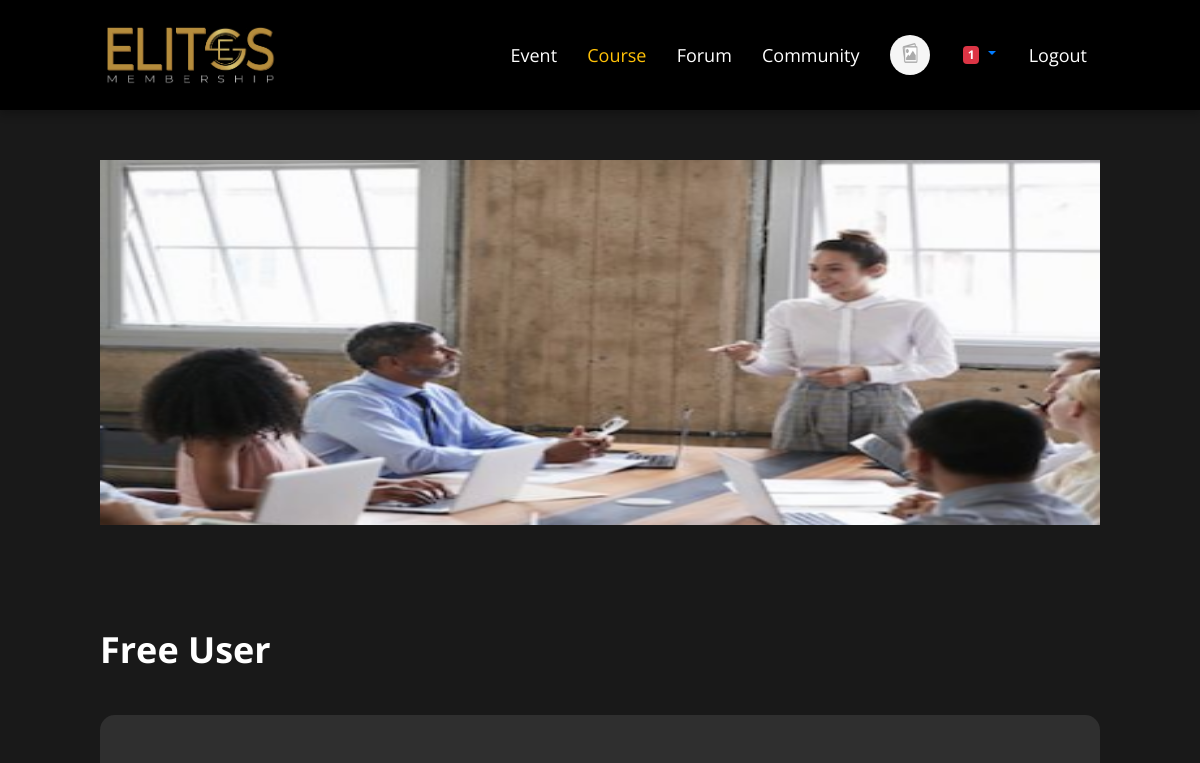
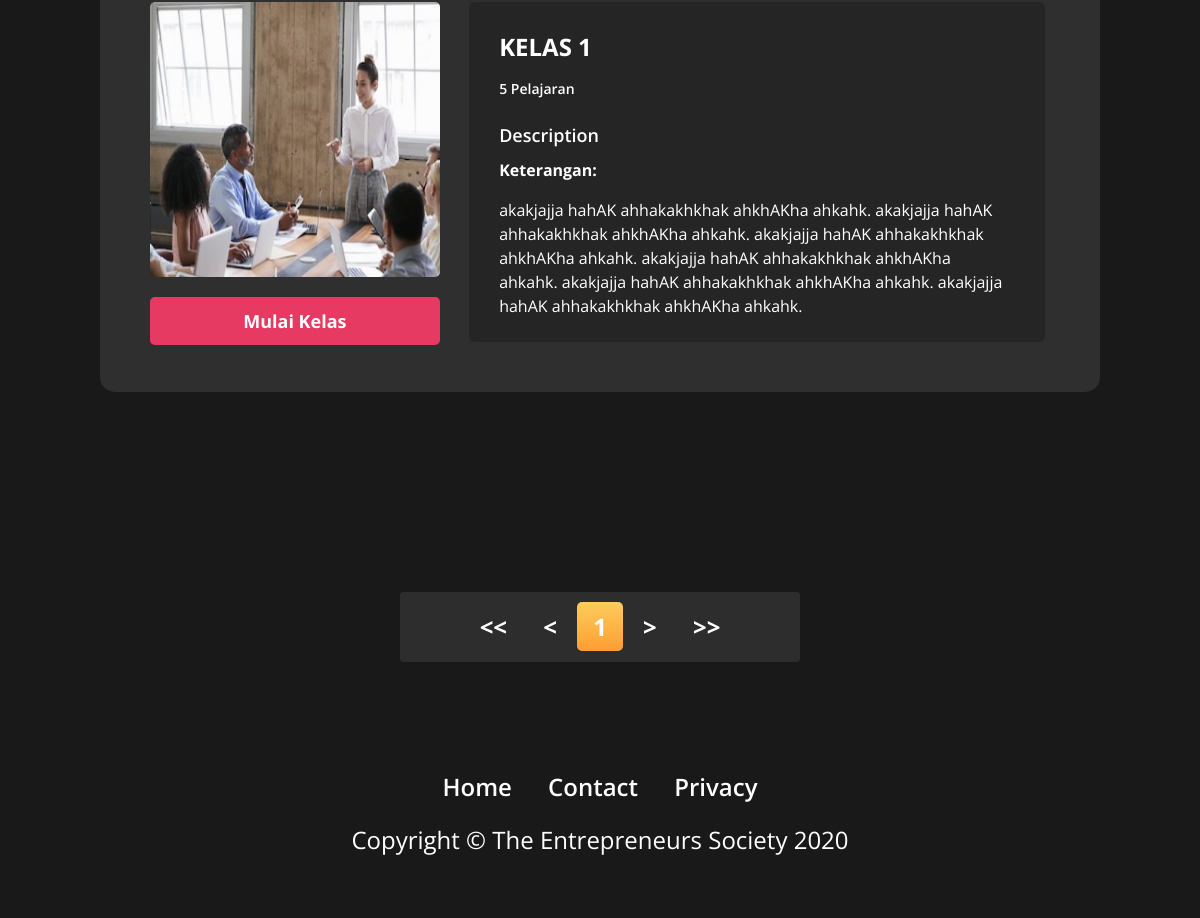
The page /index.php?hal=course (signed in) on the database as committed earlier (2 pictures, top to bottom).
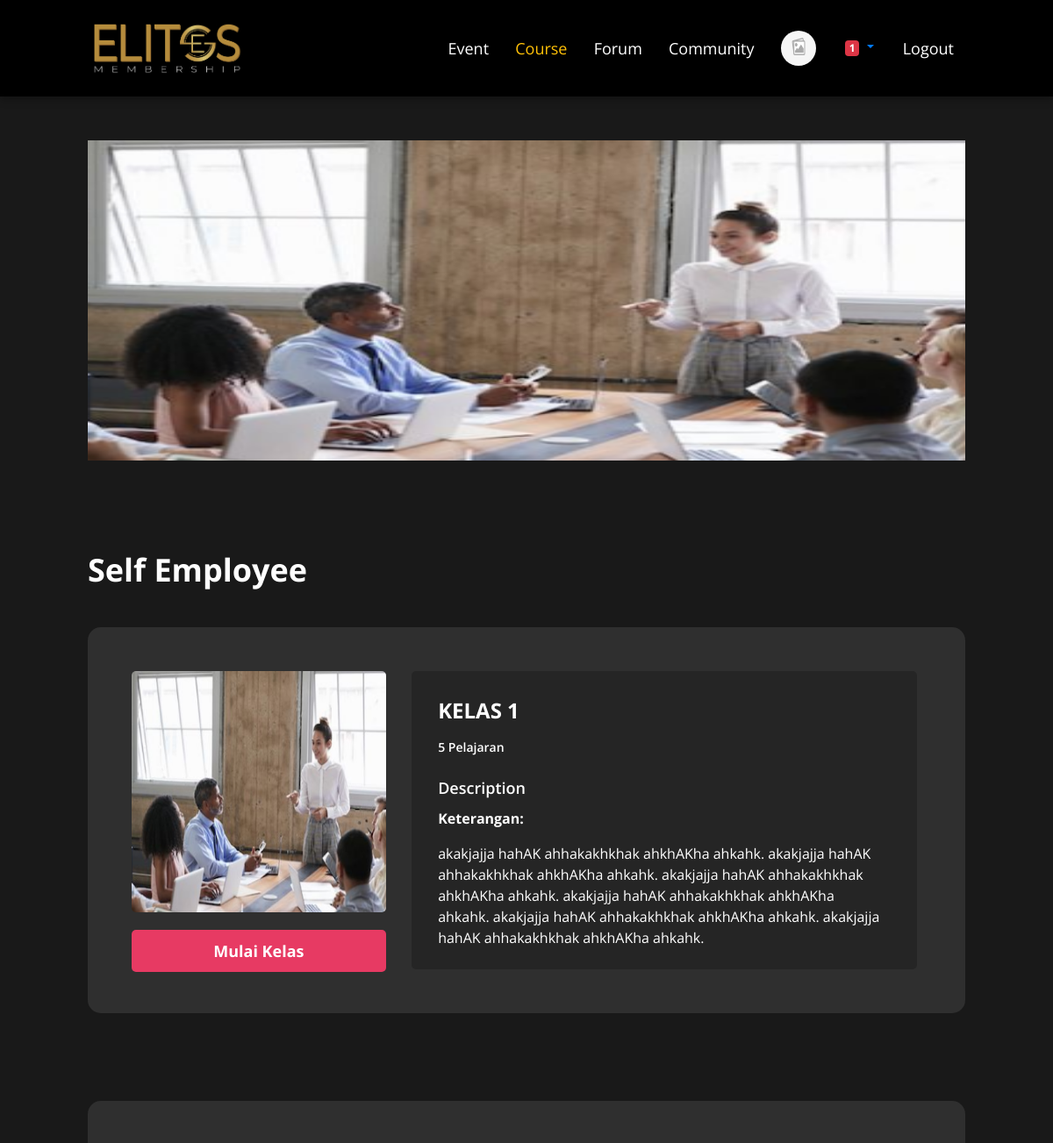
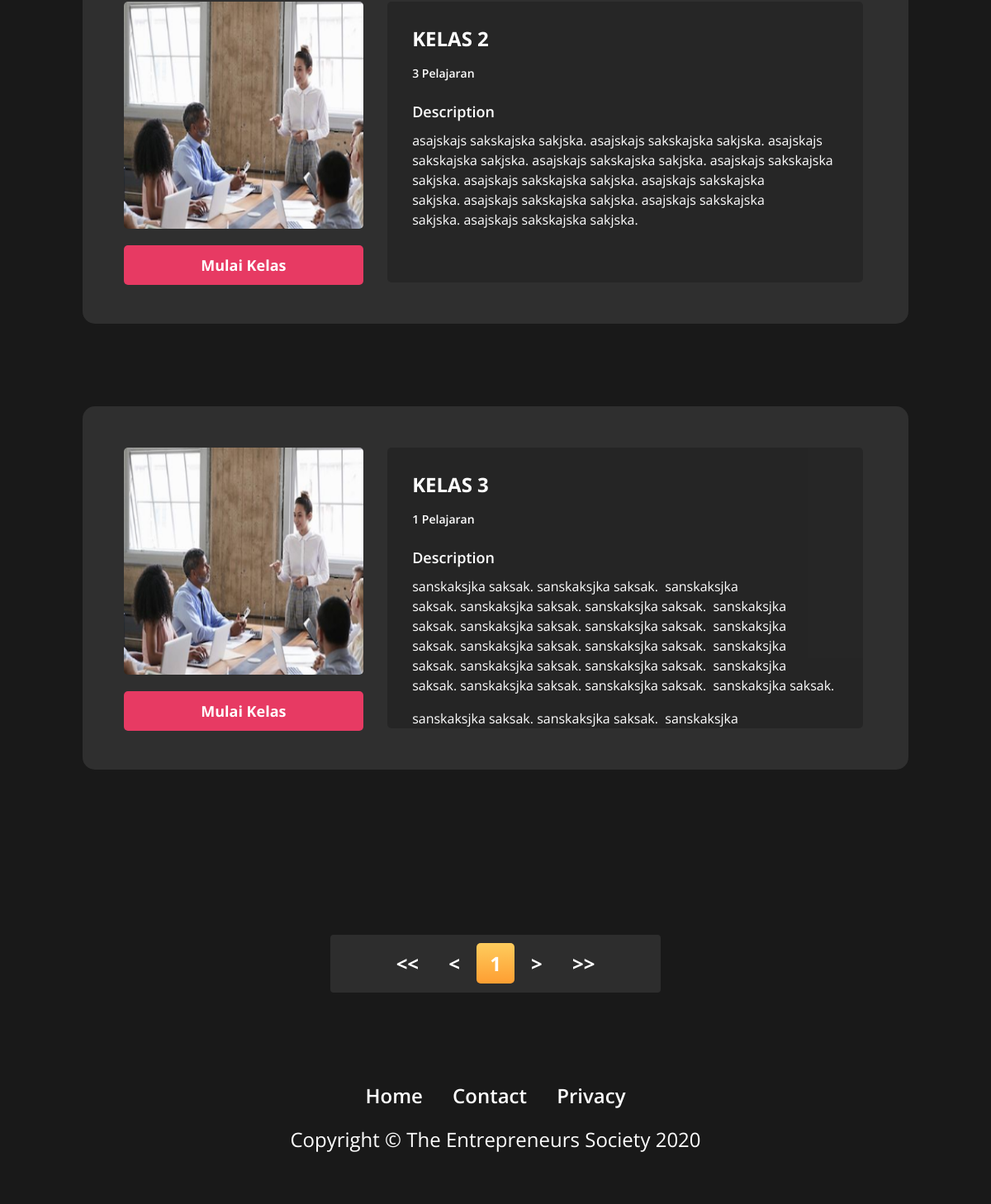
The same page on the database as committed later (2 pictures, top to bottom).
### tables this page shows
CREATE TABLE `user_status` (
  `id_userstats` int(11) NOT NULL,
  `id_user` int(15) NOT NULL,
  `id_paket` int(15) NOT NULL
);

CREATE TABLE `paket_member` (
  `id_paket` int(11) NOT NULL,
  `nama_paket` varchar(50) NOT NULL,
  `harga_member` double NOT NULL,
  `deskripsi_paket` text NOT NULL,
  `kondisi` varchar(10) NOT NULL,
  `jumlah_kelas` int(11) NOT NULL,
  `foto_paket` varchar(100) NOT NULL,
  `masa_berlaku` varchar(20) NOT NULL
);

CREATE TABLE `paket_kelas` (
  `id_paketkelas` int(11) NOT NULL,
  `id_paket` int(11) NOT NULL,
  `id_kelas` int(11) NOT NULL
);

CREATE TABLE `kelas` (
  `id_kelas` int(11) NOT NULL,
  `nama_kelas` varchar(50) NOT NULL,
  `deskripsi` text NOT NULL,
  `foto_kelas` varchar(100) NOT NULL,
  `kondisi` varchar(15) NOT NULL,
  `pesan` text DEFAULT NULL
);

### fungsional/data/isiData.php (called while the page is built, shortened)
<?php
    class isiData extends konfigurasi
    {
        public function hitungData($q)
        {
            $hitung = mysqli_num_rows($q);
            return $hitung;
        }
        public function eksekusiSQL($sqlnya)
        {
            $sambungannya=parent::sambungkan();
            $que = mysqli_query($sambungannya, $sqlnya);
            return $que;
        }
    }
?>

### fungsional/data/konfigurasi.php (called while the page is built, shortened)
<?php
    class konfigurasi
    {
        function sambungkan()
        {
            include './fungsional/data/koneksi.php';
            $sambungan = mysqli_connect($server, $username, $password, $database);
            if ($sambungan)
            {
                return $sambungan;
            }
            else
            {
                echo
                "
                    <h1>Gagal Konek database</h1>
                ";
            }
        }
    }
?>

### fungsional/halm/course.php (the view, shortened to what the changed rows need)
<link rel="stylesheet" href="./css/course.css">
<?php
    include './fungsional/konfig/header.php';
    $kursus = $crud->eksekusiSQl("SELECT *FROM info
    WHERE jenis_info='Course'
    ");
    foreach ($kursus as $ev) {
    $foto  = $ev['foto_info'];
    $tujuanHeader = "./foto/$foto";
    }
?>
<section id="banner">
  <div class="container">
    <img  class="top-banner" src=" <?php echo $tujuanHeader; ?>" />
  </div>
</section>
<section id="courses">
  <div class="container">
  <div class="container-card">
    <?php
            $statuser = $crud->eksekusiSQl("SELECT *FROM user_status
                                              INNER JOIN paket_member
                                                ON user_status.id_paket = paket_member.id_paket
                                            WHERE id_user='$userId'");
            foreach ($statuser as $e)
            {
              $idpaket     = $e['id_paket'];
              $namaPaket   = $e['nama_paket'];
            }
            echo
            "
              <h1 class='status-member'>$namaPaket</h1>
            ";
            $limit = 3;
            $page = isset($_GET["page"]) ? (int)$_GET["page"] : 1;
            $perintah = $crud->eksekusiSQl("SELECT *FROM paket_kelas
                                            INNER JOIN kelas ON kelas.id_kelas = paket_kelas.id_kelas
                                            WHERE paket_kelas.id_paket = '$idpaket'
                                            ");
            $hitung   = $crud->hitungData($perintah);
            if ($hitung==0)
            {
                pesanKosong();
            }
            else
            {
              foreach($perintah as $a)
              {
                  $idkel = $a['id_kelas'];
                  $nama  = $a['nama_kelas'];
                  $foto  = $a['foto_kelas'];
                  $desk  = $a['deskripsi'];
                  $pel = $crud->eksekusiSQl("SELECT *FROM kursus
                                              INNER JOIN pilar ON
                                              pilar.id_pilar = kursus.id_pilar
                                              INNER JOIN kelas ON
                                              kelas.id_kelas = pilar.id_kelas
                                              WHERE
                                              pilar.id_kelas='$idkel'");
                  $hit = $crud->hitungData($pel);
                  if ($foto=="Kosong")
                  {
                      $gambar = "<img src='img/nofoto.png'>";
                  }
                  else
                  {
                      $tujuan = "foto/$foto";
                      $gambar =
                      "
                        <img src='$tujuan'>
                      ";
                  }
                  echo
                  "
                  <div class='card-course'>
                    <div class='row-1'>
                        $gambar
                        <a class='btn btn-mulai' href='?hal=course-info&k=$idkel&p=$idpaket' >Mulai Kelas</a>
                    </div>
                    <div class='card-body row-2'>
                        <h2 class='card-title'>$nama</h2>
                        <p class='subcourse'>$hit Pelajaran</p>
                        <h3 class='desc-course'>Description</h3>
                        $desk
                    </div>
                  </div>
                  ";
              }
            }
    ?>
        </div>
    </div>
  <div class="container page">
    <div class="pagination">
    <?php
        if($page == 1)
        {
            $link_prev = ($page > 1)? $page - 1 : 1;
            echo
            "
            <a href='?hal=course&page=1'>&lt;&lt;</a>
            <a href='?hal=course&page=$link_prev'>&lt;</a>
            ";
        }
    ?>
    <?php
        $sql2 = $crud->eksekusiSQL("SELECT COUNT(*) AS jumlah FROM paket_kelas
                                    INNER JOIN kelas On kelas.id_kelas = paket_kelas.id_kelas
                                    WHERE paket_kelas.id_paket='$idpaket'
                                  ");
        foreach ($sql2 as $s)
        {
            $get_jumlah = $s['jumlah'];
        }
        $jumlah_page = ceil($get_jumlah / $limit);
        $jumlah_number = 3;
        $start_number = ($page > $jumlah_number)? $page - $jumlah_number : 1;
        $end_number = ($page < ($jumlah_page - $jumlah_number))? $page + $jumlah_number : $jumlah_page;
        for($i = $start_number; $i <= $end_number; $i++)
        {
            $link_active = ($page == $i)? ' class="active"' : '';
            echo
            "
            <a href='?hal=course&page=$i' $link_active>$i</a>
            ";
        }
    ?>
    <?php
    if($page == $jumlah_page)
    {
        echo
        "
        <a class='disabled'>&gt;</a>
        <a class='disabled'>&gt;&gt;</a>
        ";
    }
    ?>
    </div>
</div>
</section>
<?php
include './fungsional/konfig/footer.php';
?>

Rows that differ between the two databases and show on the page:
changed user_status: id_paket.nama_paket "Free User" → "Self Employee"
now on this page (row unchanged): paket_kelas: id_kelas.foto_kelas (picture), id_kelas.nama_kelas "KELAS 2", hit "3", id_kelas.deskripsi "asajskajs sakskajska sakjska. asajskajs sakskajska sakjska. asajskajs sakskajska sakjska. asajskajs sakskajska sakjska. asajskajs sakskajska sakjska. asajskajs sakskajska sakjska. asajskajs sakskajska sakjska. asajskajs sakskajska sakjska. asajskajs sakskajska sakjska. asajskajs sakskajska sakjska."
now on this page (row unchanged): paket_kelas: id_kelas.foto_kelas (picture), id_kelas.nama_kelas "KELAS 3", hit "1", id_kelas.deskripsi "sanskaksjka saksak. sanskaksjka saksak. sanskaksjka saksak. sanskaksjka saksak. sanskaksjka saksak. sanskaksjka saksak. sanskaksjka saksak. sanskaksjka saksak. sanskaksjka saksak. sanskaksjka saksak. sanskaksjka saksak. sanskaksjka saksak. sanskaksjka saksak. sanskaksjka saksak. sanskaksjka saksak. sanskaksjka saksak. sanskaksjka saksak. sanskaksjka saksak. sanskaksjka saksak. sanskaksjka saksak. sanskaksjka…"
